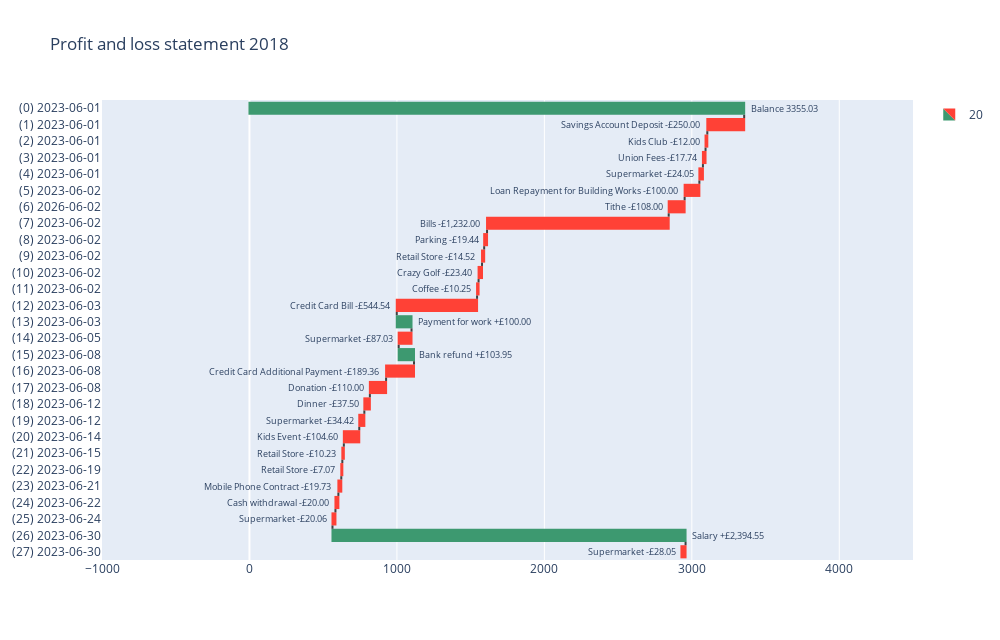

The notebook cell this image was saved under:
### Code cell
import plotly.graph_objects as go


fig = go.Figure(
    go.Waterfall(
        name = "20", 
        orientation = "h",
        measure = measure,
        y = y_str,
        x = x,
        textposition = "outside",
        text = text,
        connector = {"line":{"color":"rgb(63, 63, 63)"}},
))

fig.update_layout(
    title = "Profit and loss statement 2018",
    showlegend = True,
    autosize=False,
    width=1000,
    height=640,
)

fig.update_yaxes(autorange = "reversed")
fig.update_xaxes(range = [-1000,4500])

fig.show()

### Figure 1 — Plotly figure (JSON) as saved in the notebook; plotly's stock layout.template omitted (floating-point values rounded to 4 significant figures)
{"data": [{"connector": {"line": {"color": "rgb(63, 63, 63)"}}, "measure": ["relative", "relative", "relative", "relative", "relative", "relative", "relative", "relative", "relative", "relative", "relative", "relative", "relative", "relative", "relative", "relative", "relative", "relative", "relative", "relative", "relative", "relative", "relative", "relative", "relative", "relative", "relative", "relative"], "name": "20", "orientation": "h", "text": ["Balance 3355.03", "Savings Account Deposit -£250.00", "Kids Club -£12.00", "Union Fees -£17.74", "Supermarket -£24.05", "Loan Repayment for Building Works -£100.00", "Tithe -£108.00", "Bills -£1,232.00", "Parking -£19.44", "Retail Store -£14.52", "Crazy Golf -£23.40", "Coffee -£10.25", "Credit Card Bill -£544.54", "Payment for work +£100.00", "Supermarket -£87.03", "Bank refund +£103.95", "Credit Card Additional Payment -£189.36", "Donation -£110.00", "Dinner -£37.50", "Supermarket -£34.42", "Kids Event -£104.60", "Retail Store -£10.23", "Retail Store -£7.07", "Mobile Phone Contract -£19.73", "Cash withdrawal -£20.00", "Supermarket -£20.06", "Salary +£2,394.55", "Supermarket -£28.05"], "textposition": "outside", "type": "waterfall", "x": [3355.0, -250, -12, -17.74, -24.05, -100, -108, -1232, -19.44, -14.52, -23.4, -10.25, -544.5, 100, -87.03, 104.0, -189.4, -110, -37.5, -34.42, -104.6, -10.23, -7.07, -19.73, -20, -20.06, 2395.0, -28.05], "y": ["(0) 2023-06-01", "(1) 2023-06-01", "(2) 2023-06-01", "(3) 2023-06-01", "(4) 2023-06-01", "(5) 2023-06-02", "(6) 2026-06-02", "(7) 2023-06-02", "(8) 2023-06-02", "(9) 2023-06-02", "(10) 2023-06-02", "(11) 2023-06-02", "(12) 2023-06-03", "(13) 2023-06-03", "(14) 2023-06-05", "(15) 2023-06-08", "(16) 2023-06-08", "(17) 2023-06-08", "(18) 2023-06-12", "(19) 2023-06-12", "(20) 2023-06-14", "(21) 2023-06-15", "(22) 2023-06-19", "(23) 2023-06-21", "(24) 2023-06-22", "(25) 2023-06-24", "(26) 2023-06-30", "(27) 2023-06-30"]}], "layout": {"autosize": false, "height": 640, "showlegend": true, "title": {"text": "Profit and loss statement 2018"}, "width": 1000, "xaxis": {"range": [-1000, 4500]}, "yaxis": {"autorange": "reversed"}}}
